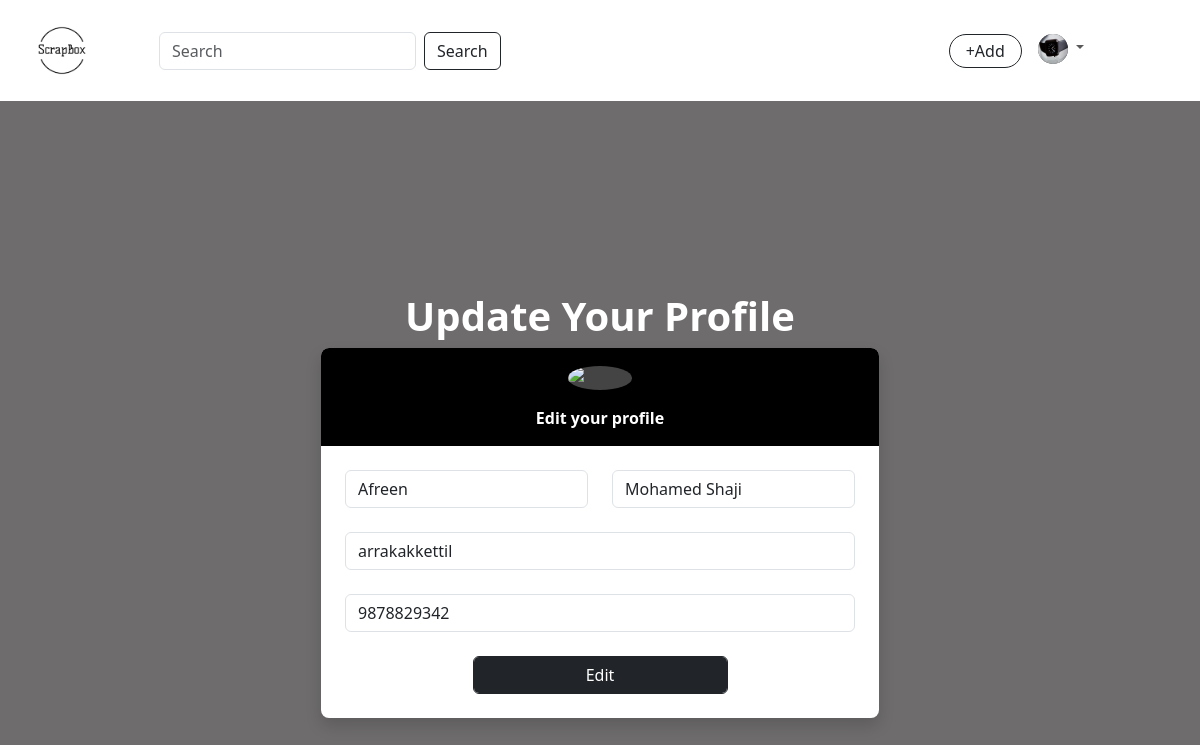
/profile/2/update/ (signed in), run on the app's committed database.
### scrapboxapp/models.py (models this page shows, shortened)
class UserProfile(models.Model):
    user=models.OneToOneField(User,on_delete=models.CASCADE,related_name="profile")
    first_name=models.CharField(max_length=200,null=True)
    last_name=models.CharField(max_length=200,null=True)
    address=models.CharField(max_length=200)
    phone=models.CharField(max_length=200)
    profile_pic=models.ImageField(upload_to="profilepics")

### scrapboxapp/views.py (the view, shortened to what this page needs)
# urls.py: path('profile/<int:pk>/update/',views.UserUpdateView.as_view(),name="profile-edit"),
@method_decorator(decs,name="dispatch")
class UserUpdateView(UpdateView):
    model=UserProfile
    form_class=UserProfileForm
    template_name="profile_edit.html"

### scrapboxapp/forms.py
class UserProfileForm(forms.ModelForm):
    class Meta:
        model=UserProfile
        exclude=["user"]

### scrapboxapp/templates/profile_edit.html (shortened to what this page needs)
{%extends 'base.html'%}
{%load static%}
{%block body_block%}
    <head>
        <link href="https://cdn.jsdelivr.net/npm/bootstrap@5.3.2/dist/css/bootstrap.min.css" rel="stylesheet">
        <link rel="stylesheet" href="{%static 'scrapbox/css/profile_edit.css'%}">
    </head>
    <body style="background: #6e6c6d;">
        <div class="vh-100 container d-flex flex-column justify-content-center align-items-center">
            <div>
                <h1 class="text-white fw-bold mt-2">Update Your Profile</h1>
            </div>
            <form action="" method="post" enctype="multipart/form-data" class="border-0 rounded-3 form-control p-0 w-50 shadow">
                <div class="text-center bg-black rounded-top-3 rounded-bottom-0 pb-3">
                    <label for="fileToUpload">
                        <div class="p-3">
                            {% if form.profile_pic.value %}
                            <img class="profile-small profile-pic shadow" src="{{ form.profile_pic.value.url }}" alt="Avatar" style="border-radius: 50%; background-color: rgb(68, 68, 68);">
                            {% else %}
                            <img class="profile-small profile-pic shadow" src="{% static 'scrapbox/images/profilepic.png' %}" alt="Avatar" style="border-radius: 50%; background-color: rgb(68, 68, 68);">
                            {% endif %}
                        </div>
                    </label>
                    <div class="text-white fw-bold">
                        Edit your profile
                    </div>
                </div>
                <div class="p-4">
                    <div class="row">
                        <div class="mb-4 col-md-6">
                            <input type="text" name="first_name" value="{{ form.first_name.value }}" class="form-control" placeholder="First Name">
                        </div>
                        <div class="mb-4 col-md-6">
                            <input type="text" name="last_name" value="{{ form.last_name.value }}" class="form-control" placeholder="Last Name">
                        </div>
                    </div>
                    <div class="mb-4">
                        <input type="text" name="address" value="{{ form.address.value }}" class="form-control" placeholder="Address">
                    </div>
                    <div class="mb-4">
                        <input type="number" name="phone" value="{{ form.phone.value }}" class="form-control" placeholder="Phone">
                    </div>
                    <div class="text-center">
                        <button type="submit" class="btn btn-dark form-control w-50">Edit</button>
                    </div>
                </div>
            </form>
        </div>
</body>
</html>
{%endblock%}

### scrapboxapp/templates/base.html (shortened to what this page needs)
<!DOCTYPE html>
{%load static%}
<html lang="en">
<head>
    <link href="https://cdn.jsdelivr.net/npm/bootstrap@5.3.2/dist/css/bootstrap.min.css" rel="stylesheet">
    <link rel="stylesheet" href="https://cdnjs.cloudflare.com/ajax/libs/font-awesome/6.5.1/css/all.min.css" />
    <link rel="stylesheet" href="{%static 'scrapbox/css/style.css'%}">
</head>
<body>
    <nav class="navbar navbar-expand-md bg-white">
        <div class="container-fluid">
          <a class="navbar-brand" href="{%url 'index'%}"><img src="{%static 'scrapbox/images/logo.png'%}" alt="" style="width: 100px;"></a>
          <div class="collapse navbar-collapse d-flex justify-content-end" id="navbarSupportedContent">
            <form class="d-flex " role="search" style="margin-right: 40%;">
              <input class="form-control me-2" type="search" placeholder="Search" aria-label="Search">
              <button class="btn btn-outline-dark" type="submit">Search</button>
            </form>
            <div class="me-5">
              <ul class="navbar-nav ms-auto mb-2 mb-lg-0">
                <li class="nav-item">
                  <a class="nav-link active" aria-current="page" href="#"></a>
                </li>
                <li class="nav-item text-center">
                  <a class="nav-link  " href="{%url 'scrap-add'%}"><button class="btn btn-outline-dark rounded-pill p-1 pe-3 ps-3 ">+Add</button>    </a>
                </li>
                <li class="nav-item dropdown me-5">
                  <a class="nav-link dropdown-toggle" href="" role="button" data-bs-toggle="dropdown" aria-expanded="false">
                      {% if request.user.profile.profile_pic %}
                      <img class="custom-profile-pic" src="{{ request.user.profile.profile_pic.url }}" alt="Avatar" style="border-radius: 50%; height: 30px; width: 30px; background-color: rgb(68, 68, 68);">
                      {% else %}
                      <img class="custom-profile-pic" src="{% static 'scrapbox/images/profilepic.png' %}" alt="Avatar" style="border-radius: 50%; height: 30px; width: 30px; background-color: rgb(68, 68, 68);">
                      {% endif %}
                  </a>
                </li>
              </ul>
            </div>
          </div>
        </div>
      </nav>
      {%block body_block%}
      {%endblock%}
</body>
</html>

### scrapboxapp/static/scrapbox/css/profile_edit.css (style rules this page uses)
.profile-pic { border-radius: 50%; height: 150px; width: 150px; background-size: cover; background-position: center; background-blend-mode: multiply; vertical-align: middle; text-align: center; color: transparent; transition: all .3s ease; text-decoration: none; cursor: pointer; }

### data on the page
UserProfile: first_name "Afreen", last_name "Mohamed Shaji", address "arrakakkettil", phone "9878829342"
